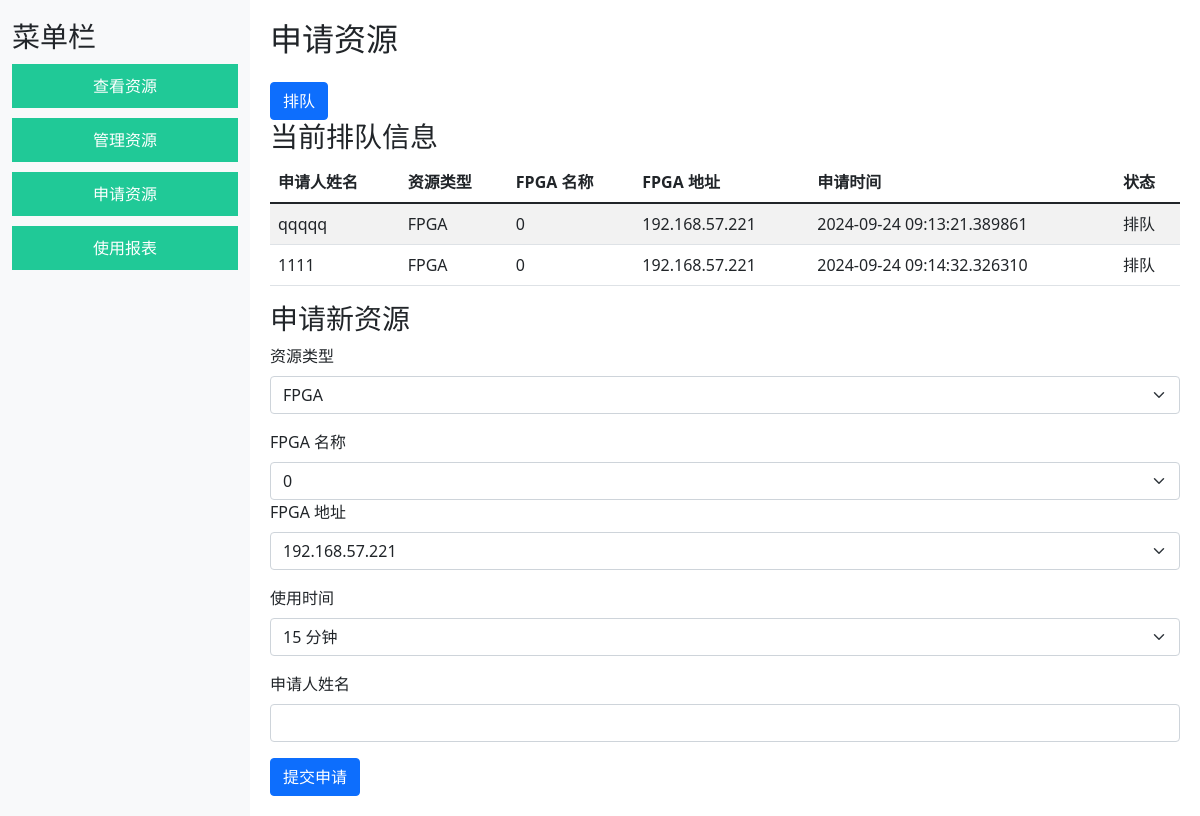
/apply_resources, run on an earlier commit of the app's database.
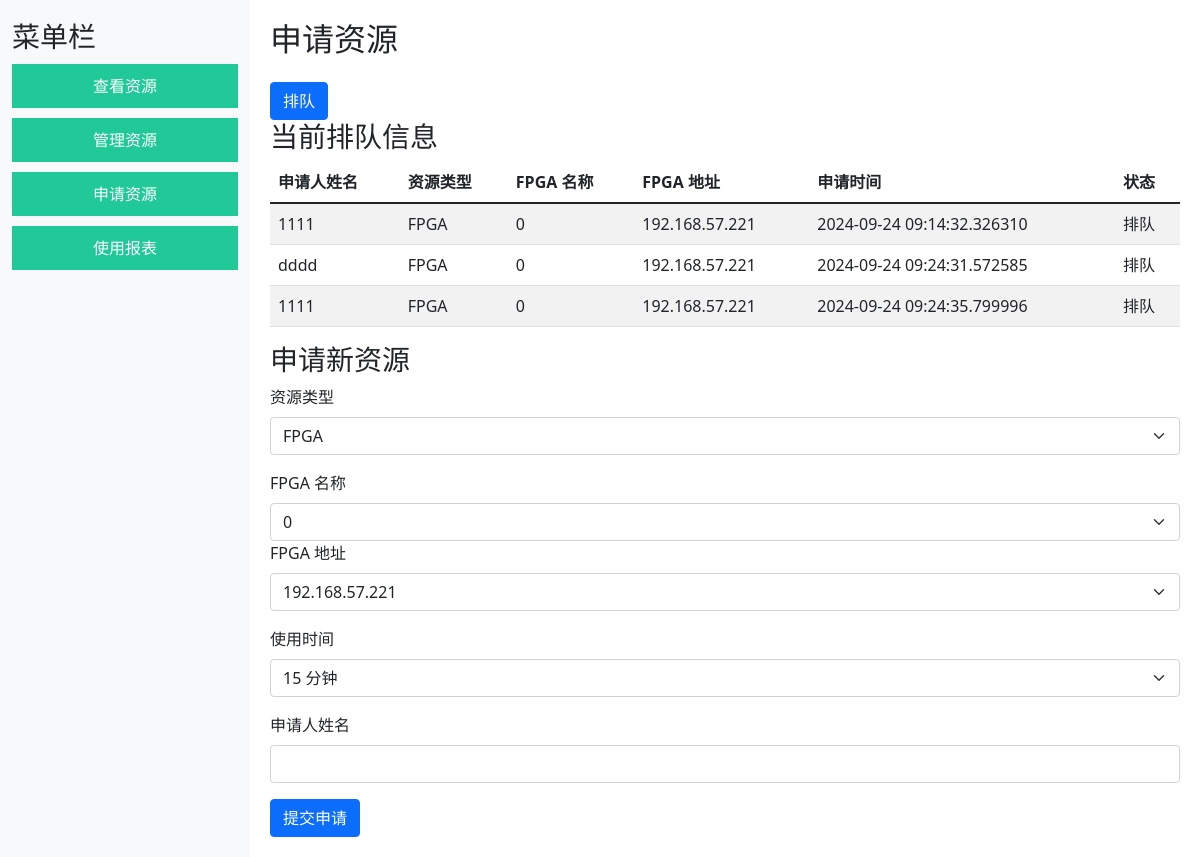
And on a later commit of the database.
### app.py (models this page shows)
class Queue(db.Model):
    id = db.Column(db.Integer, primary_key=True)
    applicant_name = db.Column(db.String(100), nullable=False)  # 申请人名称字段
    resource_type = db.Column(db.String(50), nullable=False)
    fpga_name = db.Column(db.String(100), nullable=True)  # 如果是FPGA
    fpga_address = db.Column(db.String(100), nullable=True)
    apply_time = db.Column(db.DateTime, default=datetime.utcnow)
    status = db.Column(db.String(50), nullable=False)

### app.py (the view, shortened to what this page needs)
@app.route('/apply_resources', methods=['GET', 'POST'])
def apply_resources():
    queued_users = Queue.query.all()
    fpga_resources = Resource.query.filter_by(resource_type='FPGA').all()
    return render_template('apply_resources.html', queued_users=queued_users, fpga_resources=fpga_resources)

### templates/apply_resources.html (shortened to what this page needs)
{% extends "base.html" %}
{% block content %}
<h2>申请资源</h2>
<form method="POST" action="{{ url_for('queue_resource') }}">
    <button type="submit" class="btn btn-primary mt-3">排队</button>
</form>
<h3>当前排队信息</h3>
<table class="table table-striped">
    <thead>
        <tr>
            <th>申请人姓名</th>
            <th>资源类型</th>
            <th>FPGA 名称</th>
            <th>FPGA 地址</th>
            <th>申请时间</th>
            <th>状态</th>
        </tr>
    </thead>
    <tbody>
        {% for queue in queued_users %}
        <tr>
            <td>{{ queue.applicant_name }}</td>
            <td>{{ queue.resource_type }}</td>
            <td>{{ queue.fpga_name }}</td>
            <td>{{ queue.fpga_address }}</td>
            <td>{{ queue.apply_time }}</td>
            <td>{{ queue.status }}</td>
        </tr>
        {% endfor %}
    </tbody>
</table>
<h3>申请新资源</h3>
<form id="applyResourceForm" method="POST">
    <div class="mb-3">
        <label for="resource_type" class="form-label">资源类型</label>
        <select id="resource_type" name="resource_type" class="form-select" onchange="showFpgaFields()">
            <option value="FPGA" selected>FPGA</option>
        </select>
    </div>
    <div class="mb-3" id="fpgaFields">
        <label for="fpga_name" class="form-label">FPGA 名称</label>
        <select id="fpga_name" name="fpga_name" class="form-select">
            {% for resource in fpga_resources %}
            <option value="{{ resource.resource_name }}">{{ resource.resource_name }}</option>
            {% endfor %}
        </select>
        <label for="fpga_address" class="form-label">FPGA 地址</label>
        <select id="fpga_address" name="fpga_address" class="form-select">
            {% for resource in fpga_resources %}
            <option value="{{ resource.resource_address }}">{{ resource.resource_address }}</option>
            {% endfor %}
        </select>
    </div>
    <div class="mb-3">
        <label for="usage_time" class="form-label">使用时间</label>
        <select id="usage_time" name="usage_time" class="form-select">
            <option value="15">15 分钟</option>
        </select>
    </div>
    <div class="mb-3">
        <label for="applicant_name" class="form-label">申请人姓名</label>
        <input type="text" id="applicant_name" name="applicant_name" class="form-control" required>
    </div>
    <button type="submit" class="btn btn-primary">提交申请</button>
</form>
{% endblock %}

### templates/base.html (shortened to what this page needs)
<!DOCTYPE html>
<html lang="zh-CN">
<head>
    <link href="https://cdn.jsdelivr.net/npm/bootstrap@5.1.3/dist/css/bootstrap.min.css" rel="stylesheet">
</head>
<body>
    <div id="sidebar">
        <div class="container-fluid">
            <h3>菜单栏</h3>
            <a href="{{ url_for('view_resources') }}">查看资源</a>
            <a href="{{ url_for('manage_resources') }}">管理资源</a>
            <a href="{{ url_for('apply_resources') }}">申请资源</a>
            <a href="{{ url_for('usage_report') }}">使用报表</a>
        </div>
    </div>
    <div id="main-content">
        {% block content %}{% endblock %}
    </div>
</body>
</html>

### templates/base.html (style rules this page uses)
body { display: flex; min-height: 100vh; margin: 0; }
#sidebar { width: 250px; background-color: #f8f9fa; padding-top: 20px; }
#sidebar a { display: block; padding: 10px 20px; margin: 10px 0; background-color: #20c997; color: white; text-align: center; text-decoration: none; }
#main-content { flex: 1; padding: 20px; background-color: white; }

What changed in the data, as far as the page shows it:
removed Queue: applicant_name "qqqqq", resource_type "FPGA", fpga_name "0", fpga_address "192.168.57.221", apply_time "2024-09-24 09:13:21.389861", status "排队"
added Queue: applicant_name "dddd", resource_type "FPGA", fpga_name "0", fpga_address "192.168.57.221", apply_time "2024-09-24 09:24:31.572585", status "排队"
added Queue: applicant_name "1111", resource_type "FPGA", fpga_name "0", fpga_address "192.168.57.221", apply_time "2024-09-24 09:24:35.799996", status "排队"
